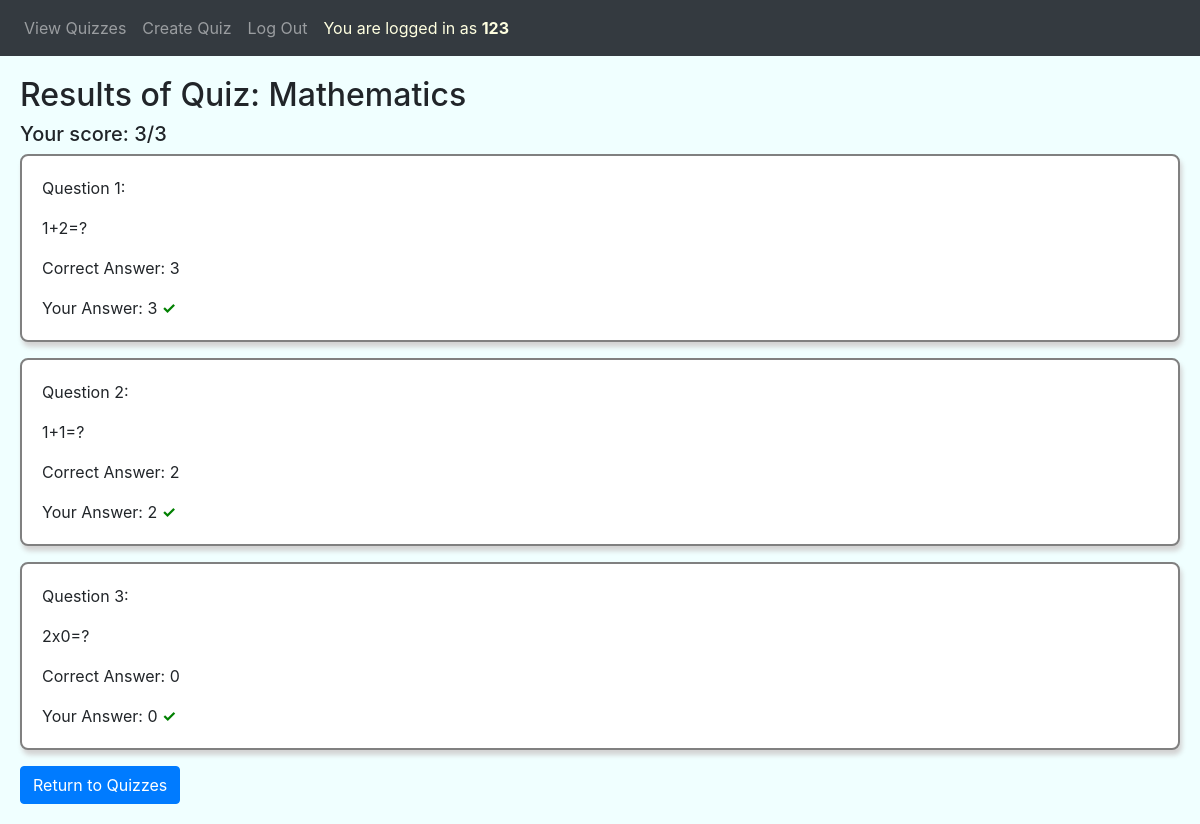
The app's page /result/1 (signed in) with its own data.
### quiz/models.py (models this page shows, shortened)
class User(AbstractUser):
    def serialize(self):
        return {
            "id": self.id,
        }

class Quiz(models.Model):
    owner = models.ForeignKey("User", on_delete=models.CASCADE, related_name="owner")
    title = models.CharField(max_length=50)
    timestamp = models.DateTimeField(auto_now_add=True)
    answered = models.ManyToManyField("User", blank=True, related_name="answered")

class Question(models.Model):
    quiz = models.ForeignKey("Quiz", on_delete=models.CASCADE, related_name="quiz")
    question_description = models.CharField(max_length=300)

class Option(models.Model):
    question = models.ForeignKey("Question", on_delete=models.CASCADE, related_name="question")
    option_description = models.CharField(max_length=200)
    correct = models.BooleanField(default=False)
    chosen_user = models.ManyToManyField("User", blank=True, related_name="chosen_user")

### quiz/views.py (the view)
# urls.py: path("result/<int:quiz_id>", views.result, name="result"),
@login_required(login_url="/login")
def result(request, quiz_id):
    if not Quiz.objects.filter(id=quiz_id, answered__id__exact=request.user.id).exists():
        return render(request, "quiz/result.html", {
            "message": "You did not do the quiz!"
        })
    quiz = Quiz.objects.get(id=quiz_id)
    questions = Question.objects.filter(quiz=quiz)
    score = Score.objects.get(quiz=quiz, answerer=request.user)
    qnas = []
    for question in questions:
        qna = [question,]
        correct_option = Option.objects.get(question=question, correct=True)
        chosen_option = Option.objects.get(question=question, chosen_user__id__exact=request.user.id)
        qna.append(correct_option)
        qna.append(chosen_option)
        qnas.append(qna)
    return render(request, "quiz/result.html", {
        "quiz": quiz,
        "qnas": qnas,
        "score": score.result
    })

### quiz/templates/quiz/result.html
{% extends "quiz/layout.html" %}
{% block body %}
    <h2>Results of Quiz: {{quiz.title}}</h2>
        {% if message %}
            {{message}}<br><br>
        {% else %}
            <h5>Your score: {{score}}/{{qnas|length}}</h5>
            {% for qna in qnas %}
                <div class="form-group one-box">
                    <p>Question {{forloop.counter}}:</p>
                    <p>{{qna.0.question_description}}</p>
                    <p>Correct Answer: {{qna.1.option_description}}</p>
                    Your Answer: {{qna.2.option_description}}
                    {% if qna.1 == qna.2 %}
                        <strong id="tick">&#10003</strong>
                    {% else %}
                        <strong id="cross">&#10007</strong>
                    {% endif %}
                </div>
            {% endfor %}
        {% endif %}
    <a href="{% url 'index' %}" class="btn btn-primary">Return to Quizzes</a>
{% endblock %}

### quiz/templates/quiz/layout.html (shortened to what this page needs)
{% load static %}
<!DOCTYPE html>
<html lang="en">
    <head>
        <link rel="stylesheet" href="https://stackpath.bootstrapcdn.com/bootstrap/4.4.1/css/bootstrap.min.css">
        <link href="{% static 'quiz/styles.css' %}" rel="stylesheet">
    </head>
    <body>
        <nav class="navbar navbar-expand-lg navbar-dark bg-dark">
            <div>
                <ul class="navbar-nav mr-auto">
                <li class="nav-item">
                    <a class="nav-link" href="{% url 'index' %}">View Quizzes</a>
                </li>
                {% if user.is_authenticated %}
                    <li class="nav-item">
                        <a class="nav-link" href="{% url 'create' %}">Create Quiz</a>
                    </li>
                    <li class="nav-item">
                        <a class="nav-link" href="{% url 'logout' %}">Log Out</a>
                    </li>
                    <li class="nav-item">
                        <div id="user-indication">
                            You are logged in as <strong>{{request.user}}</strong>
                        </div>
                    </li>
                {% endif %}
                </ul>
            </div>
        </nav>
        <div class="body">
            {% block body %}
            {% endblock %}
        </div>
    </body>
</html>

### quiz/static/quiz/styles.css (style rules this page uses)
body { background-color: azure; }
.body { padding: 20px; }
#user-indication { padding: 8px; color: lightyellow; }
.one-box { border: 2px gray solid; background-color: white; box-shadow: 2px 5px 5px lightgray; padding: 20px; border-radius: 8px; }
#tick { color: green; }

### records on screen
User: user "123"
Quiz: title "Mathematics"
Question: question_description "1+2=?", option_description "3"
Question: question_description "1+1=?", option_description "2"
Question: question_description "2x0=?", option_description "0"

### other values on screen
{{ score }} "3"
{{ qnas|length }} "3"
